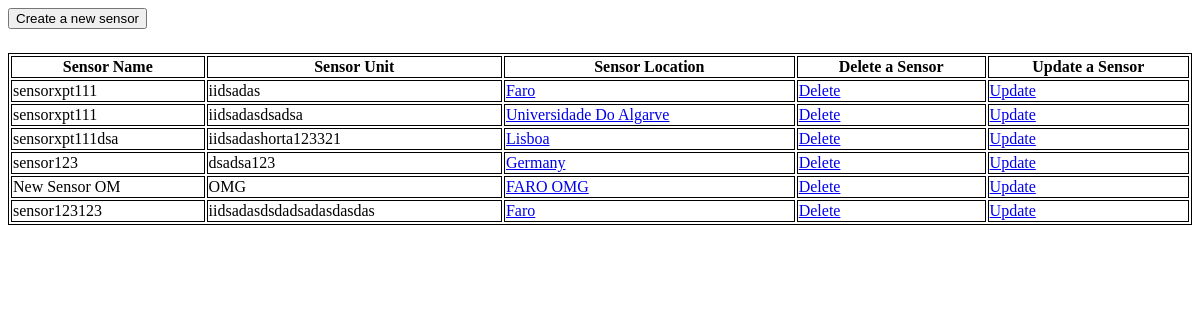
Page /home on the earlier database version.
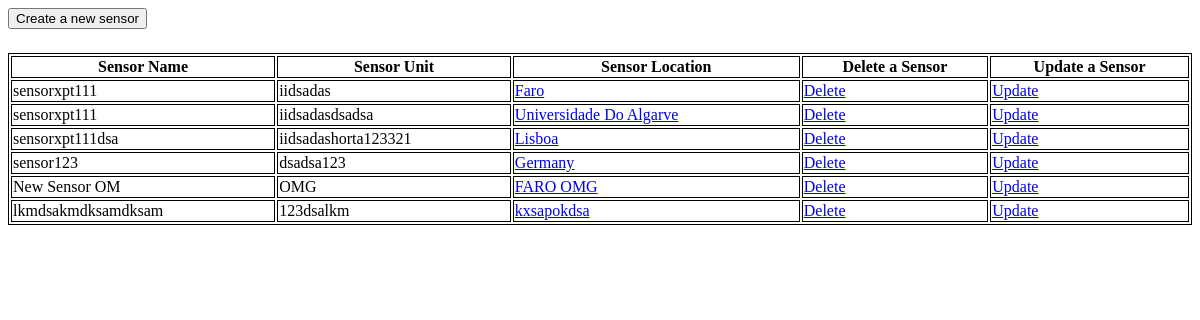
Same page on the later database version.
### tables this page shows
CREATE TABLE "Sensor" (
	"idSensor"	INTEGER NOT NULL UNIQUE,
	"idLocation"	INTEGER,
	"name"	TEXT NOT NULL,
	"unit"	TEXT,
	FOREIGN KEY("idLocation") REFERENCES "Location"("idLocation") ON DELETE CASCADE,
	PRIMARY KEY("idSensor" AUTOINCREMENT)
);

### main.py (the view)
@app.route('/', methods=['GET'])
@app.route('/home', methods=['GET'])
def homeScreen():
    sensorsList = json.loads(listSensor())
    return render_template('home.html', sensors=sensorsList)

### main.py (called while the page is built)
@app.route('/sensors', methods=['GET'])
def listSensor():
    connection = sqlite3.connect("TP2.db")
    connection.row_factory = sqlite3.Row
    cursor = connection.cursor()
    cursor.execute('SELECT Sensor.idSensor, Sensor.unit, Sensor.name, Location.name AS location FROM Sensor,'
                   'Location WHERE Sensor.idLocation=Location.idLocation')
    sensorsList = [dict(row) for row in cursor.fetchall()]
    connection.commit()
    connection.close()
    return json.dumps(sensorsList)

### templates/home.html (shortened to what this page needs)
<!DOCTYPE html>
<html lang="en">
<head>
</head>
<body>
    <button onclick="location.href='/sensors/create-sensor'" type="button">Create a new sensor</button>
    <table style="width:100%">
       <tr>
        <th>Sensor Name</th>
        <th>Sensor Unit</th>
        <th>Sensor Location</th>
        <th>Delete a Sensor</th>
        <th>Update a Sensor</th>
       </tr>
       {% for sensor in sensors %}
       <tr>
        <td>{{sensor.name}}</td>
        <td>{{sensor.unit}}</td>
        <td><a href="https://www.google.com/maps/place/{{sensor.location}}" target="_blank" rel="noopener noreferrer">{{sensor.location}}</a></td>
        <td><a href="/sensors/{{sensor.idSensor}}/delete">Delete</a></td>
        <td><a href="/sensors/{{sensor.idSensor}}/update">Update</a></td>
       </tr>
       {% endfor %}
    </table>
</body>
</html>

### templates/home.html (style rules this page uses)
table, th, td { border: 1px solid black; }
button { margin-bottom: 24px; }

Differences in the rows shown:
removed Sensor: name "sensor123123", unit "iidsadasdsdadsadasdasdas", location "Faro"
added Sensor: name "lkmdsakmdksamdksam", unit "123dsalkm", location "kxsapokdsa"
